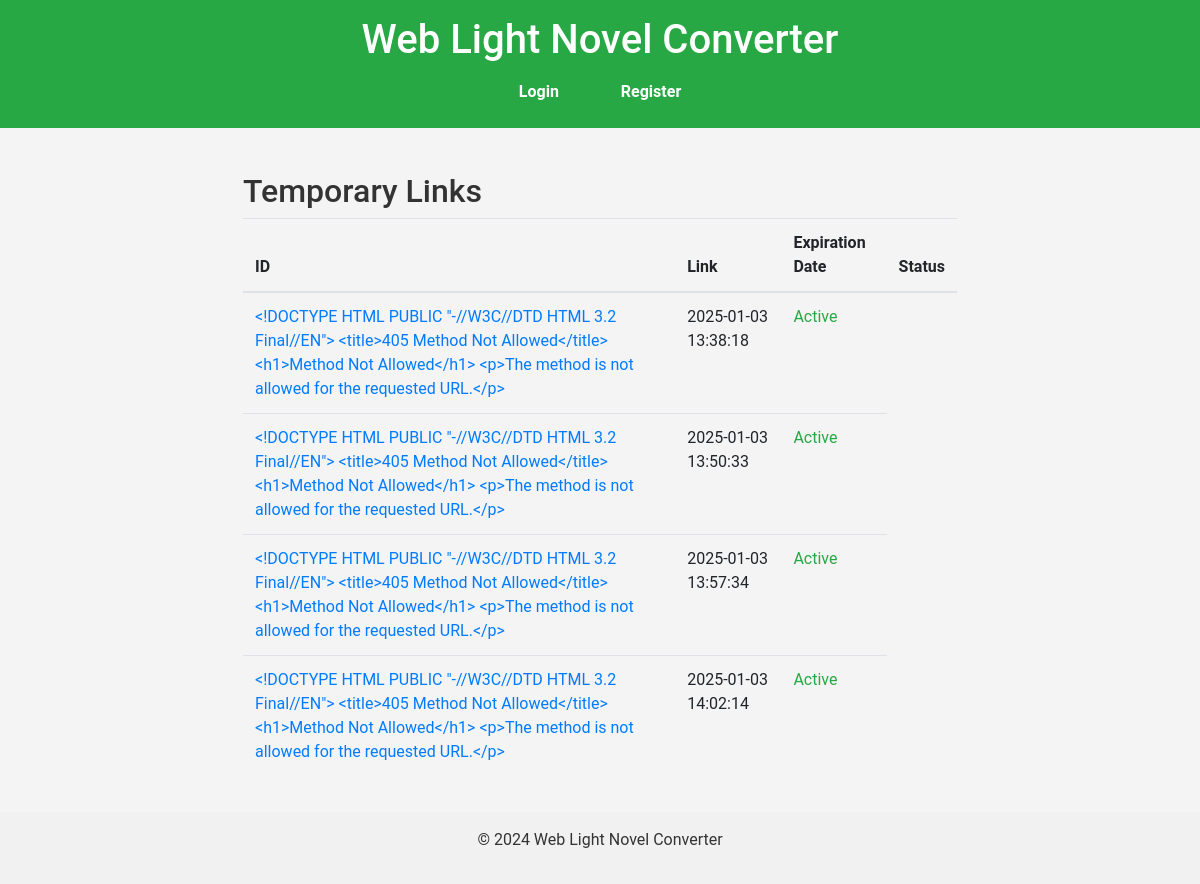
/temp_links, run on the app's committed database.
### models.py (models this page shows)
class TempLink(db.Model):
    id = db.Column(db.Integer, primary_key=True)
    link = db.Column(db.String(255), nullable=False)
    expiration_date = db.Column(db.DateTime, nullable=False)
    user_id = db.Column(db.Integer, db.ForeignKey('user.id'), nullable=False)
    def is_expired(self):
        return datetime.utcnow() > self.expiration_date

### app.py (the view)
@app.route('/temp_links', methods=['GET'])
def temp_links():
    links = TempLink.query.all()
    return render_template('temp_links.html', links=links)  # Pass links to the template

### templates/temp_links.html
{% extends 'base.html' %}
{% block content %}
<div class="container">
    <h2>Temporary Links</h2>
    {% if links %}
        <table class="table">
            <thead>
                <tr>
                    <th>ID</th>
                    <th>Link</th>
                    <th>Expiration Date</th>
                    <th>Status</th>
                </tr>
            </thead>
            <tbody>
                {% for link in links %}
                    <tr>
                        <td><a href="{{ link.link }}" target="_blank">{{ link.link }}</a></td>
                        <td>{{ link.expiration_date.strftime('%Y-%m-%d %H:%M:%S') }}</td>
                        <td>
                            {% if link.is_expired() %}
                                <span class="text-danger">Expired</span>
                            {% else %}
                                <span class="text-success">Active</span>
                            {% endif %}
                        </td>
                    </tr>
                {% endfor %}
            </tbody>
        </table>
    {% else %}
        <p>No temporary links found.</p>
    {% endif %}
</div>
{% endblock %}

### static/styles.css (style rules this page uses)
body { font-family: 'Roboto', sans-serif; margin: 0; padding: 0; background-color: #f4f4f4; color: #333; }
.container { width: 80%; margin: auto; overflow: hidden; }

### data on the page
TempLink: link "<!DOCTYPE HTML PUBLIC \"-//W3C//DTD HTML 3.2 Final//EN\"> <title>405 Method Not Allowed</title> <h1>Method Not Allowed</h1> <p>The method is not allowed for the requested URL.</p>", expiration_date "2025-01-03 13:38:18", shows "Active"
TempLink: link "<!DOCTYPE HTML PUBLIC \"-//W3C//DTD HTML 3.2 Final//EN\"> <title>405 Method Not Allowed</title> <h1>Method Not Allowed</h1> <p>The method is not allowed for the requested URL.</p>", expiration_date "2025-01-03 13:50:33", shows "Active"
TempLink: link "<!DOCTYPE HTML PUBLIC \"-//W3C//DTD HTML 3.2 Final//EN\"> <title>405 Method Not Allowed</title> <h1>Method Not Allowed</h1> <p>The method is not allowed for the requested URL.</p>", expiration_date "2025-01-03 13:57:34", shows "Active"
TempLink: link "<!DOCTYPE HTML PUBLIC \"-//W3C//DTD HTML 3.2 Final//EN\"> <title>405 Method Not Allowed</title> <h1>Method Not Allowed</h1> <p>The method is not allowed for the requested URL.</p>", expiration_date "2025-01-03 14:02:14", shows "Active"
